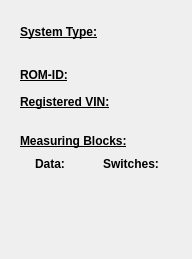
<?xml version="1.0" encoding="UTF-8"?>
<ui version="4.0">
 <class>CUinfo_Engine_Form</class>
 <widget class="QWidget" name="CUinfo_Engine_Form">
  <property name="geometry">
   <rect>
    <x>0</x>
    <y>0</y>
    <width>192</width>
    <height>259</height>
   </rect>
  </property>
  <property name="minimumSize">
   <size>
    <width>192</width>
    <height>259</height>
   </size>
  </property>
  <property name="font">
   <font>
    <family>Liberation Sans</family>
    <pointsize>9</pointsize>
    <weight>75</weight>
    <bold>true</bold>
   </font>
  </property>
  <property name="windowTitle">
   <string/>
  </property>
  <widget class="QLabel" name="romIDtitle_label">
   <property name="geometry">
    <rect>
     <x>20</x>
     <y>67</y>
     <width>61</width>
     <height>16</height>
    </rect>
   </property>
   <property name="font">
    <font>
     <underline>true</underline>
    </font>
   </property>
   <property name="text">
    <string>ROM-ID:</string>
   </property>
  </widget>
  <widget class="QLabel" name="obd2system_label">
   <property name="geometry">
    <rect>
     <x>157</x>
     <y>180</y>
     <width>18</width>
     <height>18</height>
    </rect>
   </property>
   <property name="palette">
    <palette>
     <active>
      <colorrole role="WindowText">
       <brush brushstyle="SolidPattern">
        <color alpha="255">
         <red>0</red>
         <green>0</green>
         <blue>255</blue>
        </color>
       </brush>
      </colorrole>
     </active>
     <inactive>
      <colorrole role="WindowText">
       <brush brushstyle="SolidPattern">
        <color alpha="255">
         <red>0</red>
         <green>0</green>
         <blue>255</blue>
        </color>
       </brush>
      </colorrole>
     </inactive>
     <disabled>
      <colorrole role="WindowText">
       <brush brushstyle="SolidPattern">
        <color alpha="255">
         <red>118</red>
         <green>116</green>
         <blue>108</blue>
        </color>
       </brush>
      </colorrole>
     </disabled>
    </palette>
   </property>
   <property name="font">
    <font>
     <weight>50</weight>
     <bold>false</bold>
    </font>
   </property>
   <property name="text">
    <string/>
   </property>
   <property name="scaledContents">
    <bool>true</bool>
   </property>
  </widget>
  <widget class="QLabel" name="nrofdatambstitle_label">
   <property name="geometry">
    <rect>
     <x>35</x>
     <y>156</y>
     <width>38</width>
     <height>16</height>
    </rect>
   </property>
   <property name="text">
    <string>Data:</string>
   </property>
  </widget>
  <widget class="QLabel" name="ccintegrated_label">
   <property name="geometry">
    <rect>
     <x>157</x>
     <y>205</y>
     <width>18</width>
     <height>18</height>
    </rect>
   </property>
   <property name="palette">
    <palette>
     <active>
      <colorrole role="WindowText">
       <brush brushstyle="SolidPattern">
        <color alpha="255">
         <red>0</red>
         <green>0</green>
         <blue>255</blue>
        </color>
       </brush>
      </colorrole>
     </active>
     <inactive>
      <colorrole role="WindowText">
       <brush brushstyle="SolidPattern">
        <color alpha="255">
         <red>0</red>
         <green>0</green>
         <blue>255</blue>
        </color>
       </brush>
      </colorrole>
     </inactive>
     <disabled>
      <colorrole role="WindowText">
       <brush brushstyle="SolidPattern">
        <color alpha="255">
         <red>118</red>
         <green>116</green>
         <blue>108</blue>
        </color>
       </brush>
      </colorrole>
     </disabled>
    </palette>
   </property>
   <property name="font">
    <font>
     <weight>50</weight>
     <bold>false</bold>
    </font>
   </property>
   <property name="text">
    <string/>
   </property>
   <property name="scaledContents">
    <bool>true</bool>
   </property>
  </widget>
  <widget class="QLabel" name="VINtitle_label">
   <property name="geometry">
    <rect>
     <x>20</x>
     <y>94</y>
     <width>150</width>
     <height>16</height>
    </rect>
   </property>
   <property name="font">
    <font>
     <underline>true</underline>
    </font>
   </property>
   <property name="text">
    <string>Registered VIN:</string>
   </property>
  </widget>
  <widget class="QLabel" name="immobilizer_label">
   <property name="geometry">
    <rect>
     <x>157</x>
     <y>230</y>
     <width>18</width>
     <height>18</height>
    </rect>
   </property>
   <property name="palette">
    <palette>
     <active>
      <colorrole role="WindowText">
       <brush brushstyle="SolidPattern">
        <color alpha="255">
         <red>0</red>
         <green>0</green>
         <blue>255</blue>
        </color>
       </brush>
      </colorrole>
     </active>
     <inactive>
      <colorrole role="WindowText">
       <brush brushstyle="SolidPattern">
        <color alpha="255">
         <red>0</red>
         <green>0</green>
         <blue>255</blue>
        </color>
       </brush>
      </colorrole>
     </inactive>
     <disabled>
      <colorrole role="WindowText">
       <brush brushstyle="SolidPattern">
        <color alpha="255">
         <red>118</red>
         <green>116</green>
         <blue>108</blue>
        </color>
       </brush>
      </colorrole>
     </disabled>
    </palette>
   </property>
   <property name="font">
    <font>
     <weight>50</weight>
     <bold>false</bold>
    </font>
   </property>
   <property name="text">
    <string/>
   </property>
   <property name="scaledContents">
    <bool>true</bool>
   </property>
  </widget>
  <widget class="QLabel" name="nrofswitchestitle_label">
   <property name="geometry">
    <rect>
     <x>103</x>
     <y>156</y>
     <width>57</width>
     <height>16</height>
    </rect>
   </property>
   <property name="text">
    <string>Switches:</string>
   </property>
  </widget>
  <widget class="QLabel" name="nrofswitches_label">
   <property name="geometry">
    <rect>
     <x>164</x>
     <y>156</y>
     <width>21</width>
     <height>16</height>
    </rect>
   </property>
   <property name="palette">
    <palette>
     <active>
      <colorrole role="WindowText">
       <brush brushstyle="SolidPattern">
        <color alpha="255">
         <red>0</red>
         <green>0</green>
         <blue>255</blue>
        </color>
       </brush>
      </colorrole>
     </active>
     <inactive>
      <colorrole role="WindowText">
       <brush brushstyle="SolidPattern">
        <color alpha="255">
         <red>0</red>
         <green>0</green>
         <blue>255</blue>
        </color>
       </brush>
      </colorrole>
     </inactive>
     <disabled>
      <colorrole role="WindowText">
       <brush brushstyle="SolidPattern">
        <color alpha="255">
         <red>118</red>
         <green>116</green>
         <blue>108</blue>
        </color>
       </brush>
      </colorrole>
     </disabled>
    </palette>
   </property>
   <property name="text">
    <string/>
   </property>
  </widget>
  <widget class="QLabel" name="VIN_label">
   <property name="geometry">
    <rect>
     <x>36</x>
     <y>113</y>
     <width>141</width>
     <height>16</height>
    </rect>
   </property>
   <property name="text">
    <string/>
   </property>
  </widget>
  <widget class="QLabel" name="nrofdatambs_label">
   <property name="geometry">
    <rect>
     <x>77</x>
     <y>156</y>
     <width>21</width>
     <height>16</height>
    </rect>
   </property>
   <property name="palette">
    <palette>
     <active>
      <colorrole role="WindowText">
       <brush brushstyle="SolidPattern">
        <color alpha="255">
         <red>0</red>
         <green>0</green>
         <blue>255</blue>
        </color>
       </brush>
      </colorrole>
     </active>
     <inactive>
      <colorrole role="WindowText">
       <brush brushstyle="SolidPattern">
        <color alpha="255">
         <red>0</red>
         <green>0</green>
         <blue>255</blue>
        </color>
       </brush>
      </colorrole>
     </inactive>
     <disabled>
      <colorrole role="WindowText">
       <brush brushstyle="SolidPattern">
        <color alpha="255">
         <red>118</red>
         <green>116</green>
         <blue>108</blue>
        </color>
       </brush>
      </colorrole>
     </disabled>
    </palette>
   </property>
   <property name="text">
    <string/>
   </property>
  </widget>
  <widget class="QLabel" name="systemTypeTitle_label">
   <property name="geometry">
    <rect>
     <x>20</x>
     <y>24</y>
     <width>150</width>
     <height>16</height>
    </rect>
   </property>
   <property name="font">
    <font>
     <underline>true</underline>
    </font>
   </property>
   <property name="text">
    <string>System Type:</string>
   </property>
  </widget>
  <widget class="QLabel" name="systemType_label">
   <property name="geometry">
    <rect>
     <x>36</x>
     <y>43</y>
     <width>148</width>
     <height>16</height>
    </rect>
   </property>
   <property name="palette">
    <palette>
     <active>
      <colorrole role="WindowText">
       <brush brushstyle="SolidPattern">
        <color alpha="255">
         <red>0</red>
         <green>0</green>
         <blue>255</blue>
        </color>
       </brush>
      </colorrole>
     </active>
     <inactive>
      <colorrole role="WindowText">
       <brush brushstyle="SolidPattern">
        <color alpha="255">
         <red>0</red>
         <green>0</green>
         <blue>255</blue>
        </color>
       </brush>
      </colorrole>
     </inactive>
     <disabled>
      <colorrole role="WindowText">
       <brush brushstyle="SolidPattern">
        <color alpha="255">
         <red>118</red>
         <green>116</green>
         <blue>108</blue>
        </color>
       </brush>
      </colorrole>
     </disabled>
    </palette>
   </property>
   <property name="text">
    <string/>
   </property>
  </widget>
  <widget class="QLabel" name="nrofmbsswstitle_label">
   <property name="geometry">
    <rect>
     <x>20</x>
     <y>133</y>
     <width>150</width>
     <height>16</height>
    </rect>
   </property>
   <property name="font">
    <font>
     <underline>true</underline>
    </font>
   </property>
   <property name="text">
    <string>Measuring Blocks:</string>
   </property>
  </widget>
  <widget class="QLabel" name="romID_label">
   <property name="geometry">
    <rect>
     <x>80</x>
     <y>67</y>
     <width>91</width>
     <height>16</height>
    </rect>
   </property>
   <property name="palette">
    <palette>
     <active>
      <colorrole role="WindowText">
       <brush brushstyle="SolidPattern">
        <color alpha="255">
         <red>150</red>
         <green>0</green>
         <blue>110</blue>
        </color>
       </brush>
      </colorrole>
     </active>
     <inactive>
      <colorrole role="WindowText">
       <brush brushstyle="SolidPattern">
        <color alpha="255">
         <red>150</red>
         <green>0</green>
         <blue>110</blue>
        </color>
       </brush>
      </colorrole>
     </inactive>
     <disabled>
      <colorrole role="WindowText">
       <brush brushstyle="SolidPattern">
        <color alpha="255">
         <red>118</red>
         <green>116</green>
         <blue>108</blue>
        </color>
       </brush>
      </colorrole>
     </disabled>
    </palette>
   </property>
   <property name="text">
    <string/>
   </property>
   <property name="alignment">
    <set>Qt::AlignCenter</set>
   </property>
  </widget>
 </widget>
 <resources/>
 <connections/>
</ui>
